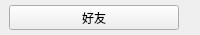
<?xml version="1.0" encoding="UTF-8"?>
<ui version="4.0">
 <class>GroupTipItem</class>
 <widget class="QWidget" name="GroupTipItem">
  <property name="geometry">
   <rect>
    <x>0</x>
    <y>0</y>
    <width>200</width>
    <height>35</height>
   </rect>
  </property>
  <property name="minimumSize">
   <size>
    <width>190</width>
    <height>35</height>
   </size>
  </property>
  <property name="maximumSize">
   <size>
    <width>200</width>
    <height>35</height>
   </size>
  </property>
  <property name="windowTitle">
   <string>Form</string>
  </property>
  <layout class="QHBoxLayout" name="horizontalLayout">
   <property name="spacing">
    <number>0</number>
   </property>
   <property name="leftMargin">
    <number>0</number>
   </property>
   <property name="topMargin">
    <number>5</number>
   </property>
   <property name="rightMargin">
    <number>11</number>
   </property>
   <property name="bottomMargin">
    <number>5</number>
   </property>
   <item>
    <widget class="QPushButton" name="pushButton">
     <property name="minimumSize">
      <size>
       <width>160</width>
       <height>25</height>
      </size>
     </property>
     <property name="maximumSize">
      <size>
       <width>170</width>
       <height>25</height>
      </size>
     </property>
     <property name="text">
      <string>好友</string>
     </property>
    </widget>
   </item>
  </layout>
 </widget>
 <resources/>
 <connections/>
</ui>
